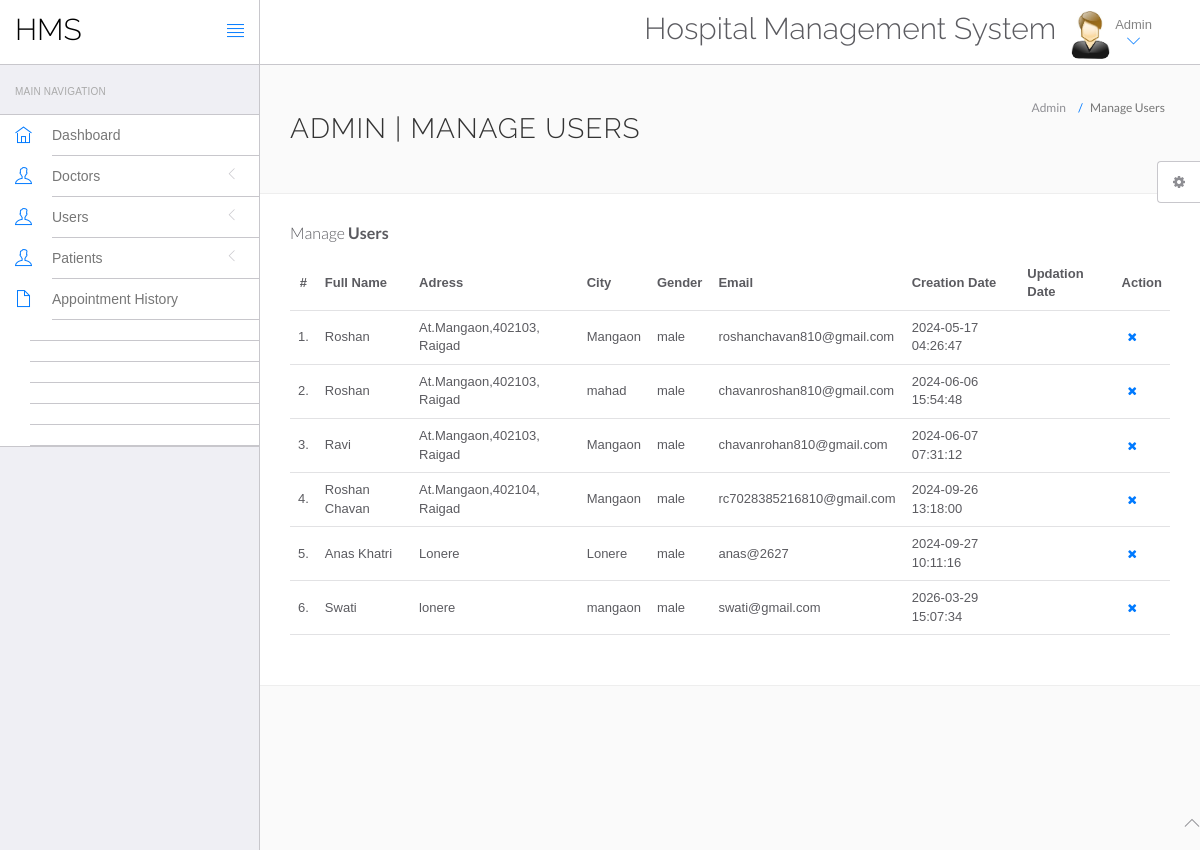
Page /hms/admin/manage-users.php (signed in) on the committed database.
### tables this page shows
CREATE TABLE `users` (
  `id` int NOT NULL AUTO_INCREMENT,
  `fullName` varchar(255) DEFAULT NULL,
  `address` longtext,
  `city` varchar(255) DEFAULT NULL,
  `gender` varchar(255) DEFAULT NULL,
  `email` varchar(255) DEFAULT NULL,
  `password` varchar(255) DEFAULT NULL,
  `regDate` timestamp NULL DEFAULT CURRENT_TIMESTAMP,
  `updationDate` timestamp NULL DEFAULT NULL ON UPDATE CURRENT_TIMESTAMP,
  PRIMARY KEY (`id`),
  KEY `email` (`email`)
);

### hms/admin/manage-users.php (the view, shortened to what this page needs)
<?php
include('include/config.php');
if(strlen($_SESSION['id']==0)) {
 header('location:logout.php');
  } else{
?>
<!DOCTYPE html>
<html lang="en">
	<head>
		<link rel="stylesheet" href="vendor/bootstrap/css/bootstrap.min.css">
		<link rel="stylesheet" href="vendor/fontawesome/css/font-awesome.min.css">
		<link rel="stylesheet" href="vendor/themify-icons/themify-icons.min.css">
		<link href="vendor/animate.css/animate.min.css" rel="stylesheet" media="screen">
		<link href="vendor/perfect-scrollbar/perfect-scrollbar.min.css" rel="stylesheet" media="screen">
		<link href="vendor/switchery/switchery.min.css" rel="stylesheet" media="screen">
		<link href="vendor/bootstrap-touchspin/jquery.bootstrap-touchspin.min.css" rel="stylesheet" media="screen">
		<link href="vendor/select2/select2.min.css" rel="stylesheet" media="screen">
		<link href="vendor/bootstrap-datepicker/bootstrap-datepicker3.standalone.min.css" rel="stylesheet" media="screen">
		<link href="vendor/bootstrap-timepicker/bootstrap-timepicker.min.css" rel="stylesheet" media="screen">
		<link rel="stylesheet" href="assets/css/styles.css">
		<link rel="stylesheet" href="assets/css/plugins.css">
		<link rel="stylesheet" href="assets/css/themes/theme-1.css" id="skin_color" />
	</head>
	<body>
		<div id="app">
<?php include('include/sidebar.php');?>
			<div class="app-content">
						<?php include('include/header.php');?>
				<div class="main-content" >
					<div class="wrap-content container" id="container">
						<section id="page-title">
							<div class="row">
								<div class="col-sm-8">
									<h1 class="mainTitle">Admin | Manage Users</h1>
																	</div>
								<ol class="breadcrumb">
									<li>
										<span>Admin</span>
									</li>
									<li class="active">
										<span>Manage Users</span>
									</li>
								</ol>
							</div>
						</section>
						<div class="container-fluid container-fullw bg-white">
									<div class="row">
								<div class="col-md-12">
									<h5 class="over-title margin-bottom-15">Manage <span class="text-bold">Users</span></h5>
									<table class="table table-hover" id="sample-table-1">
										<thead>
											<tr>
												<th class="center">#</th>
												<th>Full Name</th>
												<th class="hidden-xs">Adress</th>
												<th>City</th>
												<th>Gender </th>
												<th>Email </th>
												<th>Creation Date </th>
												<th>Updation Date </th>
												<th>Action</th>
											</tr>
										</thead>
										<tbody>
<?php
$sql=mysqli_query($con,"select * from users");
$cnt=1;
while($row=mysqli_fetch_array($sql))
{
?>
											<tr>
												<td class="center"><?php echo $cnt;?>.</td>
												<td class="hidden-xs"><?php echo $row['fullName'];?></td>
												<td><?php echo $row['address'];?></td>
												<td><?php echo $row['city'];?>
												</td>
												<td><?php echo $row['gender'];?></td>
												<td><?php echo $row['email'];?></td>
												<td><?php echo $row['regDate'];?></td>
												<td><?php echo $row['updationDate'];?>
												</td>
												<td >
												<div class="visible-md visible-lg hidden-sm hidden-xs">
	<a href="manage-users.php?id=<?php echo $row['id']?>&del=delete" onClick="return confirm('Are you sure you want to delete?')"class="btn btn-transparent btn-xs tooltips" tooltip-placement="top" tooltip="Remove"><i class="fa fa-times fa fa-white"></i></a>
												</div>
												</td>
											</tr>
											<?php
$cnt=$cnt+1;
											 }?>
										</tbody>
									</table>
								</div>
							</div>
								</div>
							</div>
						</div>
					</div>
				</div>
	<?php include('include/footer.php');?>
	<?php include('include/setting.php');?>
	</body>
</html>
<?php } ?>

### hms/admin/assets/css/themes/theme-1.css (style rules this page uses)
body { background: #FAFAFA; }

### rows in the picture
users: fullName "Roshan", address "At.Mangaon,402103, Raigad", city "Mangaon", gender "male", email "roshanchavan810@gmail.com", regDate "2024-05-17 04:26:47"
users: fullName "Roshan", address "At.Mangaon,402103, Raigad", city "mahad", gender "male", email "chavanroshan810@gmail.com", regDate "2024-06-06 15:54:48"
users: fullName "Ravi", address "At.Mangaon,402103, Raigad", city "Mangaon", gender "male", email "chavanrohan810@gmail.com", regDate "2024-06-07 07:31:12"
users: fullName "Roshan Chavan", address "At.Mangaon,402104, Raigad", city "Mangaon", gender "male", email "rc7028385216810@gmail.com", regDate "2024-09-26 13:18:00"
users: fullName "Anas Khatri", address "Lonere", city "Lonere", gender "male", email "anas@2627", regDate "2024-09-27 10:11:16"
users: fullName "Swati", address "lonere", city "mangaon", gender "male", email "swati@gmail.com", regDate "2026-03-29 15:07:34"
